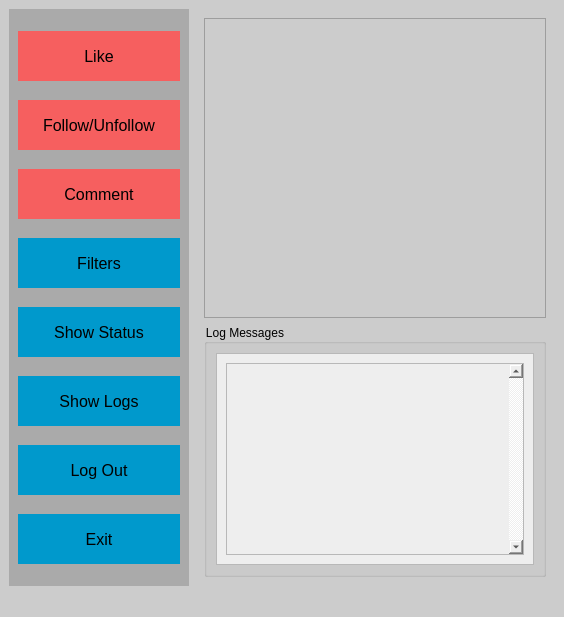
<?xml version="1.0" encoding="UTF-8"?>
<ui version="4.0">
    <class>MainWindow</class>
    <widget class="QMainWindow" name="MainWindow">
        <property name="geometry">
            <rect>
                <x>0</x>
                <y>0</y>
                <width>564</width>
                <height>524</height>
            </rect>
        </property>
        <property name="sizePolicy">
            <sizepolicy hsizetype="Preferred" vsizetype="Preferred">
                <horstretch>0</horstretch>
                <verstretch>0</verstretch>
            </sizepolicy>
        </property>
        <property name="maximumSize">
            <size>
                <width>1000</width>
                <height>605</height>
            </size>
        </property>
        <property name="windowTitle">
            <string>MainWindow</string>
        </property>
        <property name="styleSheet">
            <string notr="true">background-color:#cccccc</string>
        </property>
        <widget class="QWidget" name="centralwidget">
            <property name="sizePolicy">
                <sizepolicy hsizetype="Fixed" vsizetype="Fixed">
                    <horstretch>0</horstretch>
                    <verstretch>0</verstretch>
                </sizepolicy>
            </property>
            <layout class="QHBoxLayout" name="horizontalLayout">
                <item>
                    <widget class="QWidget" name="navigation" native="true">
                        <property name="sizePolicy">
                            <sizepolicy hsizetype="Minimum" vsizetype="Minimum">
                                <horstretch>1</horstretch>
                                <verstretch>0</verstretch>
                            </sizepolicy>
                        </property>
                        <property name="minimumSize">
                            <size>
                                <width>180</width>
                                <height>0</height>
                            </size>
                        </property>
                        <property name="styleSheet">
                            <string notr="true">background-color:#aaaaaa</string>
                        </property>
                        <layout class="QVBoxLayout" name="verticalLayout">
                            <item>
                                <widget class="QPushButton" name="like">
                                    <property name="minimumSize">
                                        <size>
                                            <width>0</width>
                                            <height>50</height>
                                        </size>
                                    </property>
                                    <property name="font">
                                        <font>
                                            <pointsize>12</pointsize>
                                        </font>
                                    </property>
                                    <property name="focusPolicy">
                                        <enum>Qt::NoFocus</enum>
                                    </property>
                                    <property name="styleSheet">
                                        <string notr="true">border:none;background-color:#F65F5F</string>
                                    </property>
                                    <property name="text">
                                        <string>Like</string>
                                    </property>
                                </widget>
                            </item>
                            <item>
                                <widget class="QPushButton" name="follow">
                                    <property name="minimumSize">
                                        <size>
                                            <width>0</width>
                                            <height>50</height>
                                        </size>
                                    </property>
                                    <property name="font">
                                        <font>
                                            <pointsize>12</pointsize>
                                        </font>
                                    </property>
                                    <property name="focusPolicy">
                                        <enum>Qt::NoFocus</enum>
                                    </property>
                                    <property name="styleSheet">
                                        <string notr="true">border:none;background-color:#F65F5F</string>
                                    </property>
                                    <property name="text">
                                        <string>Follow/Unfollow</string>
                                    </property>
                                </widget>
                            </item>
                            <item>
                                <widget class="QPushButton" name="comment">
                                    <property name="minimumSize">
                                        <size>
                                            <width>0</width>
                                            <height>50</height>
                                        </size>
                                    </property>
                                    <property name="font">
                                        <font>
                                            <pointsize>12</pointsize>
                                        </font>
                                    </property>
                                    <property name="focusPolicy">
                                        <enum>Qt::NoFocus</enum>
                                    </property>
                                    <property name="styleSheet">
                                        <string notr="true">border:none;background-color:#F65F5F</string>
                                    </property>
                                    <property name="text">
                                        <string>Comment</string>
                                    </property>
                                </widget>
                            </item>
                            <item>
                                <widget class="QPushButton" name="filter">
                                    <property name="minimumSize">
                                        <size>
                                            <width>0</width>
                                            <height>50</height>
                                        </size>
                                    </property>
                                    <property name="font">
                                        <font>
                                            <pointsize>12</pointsize>
                                        </font>
                                    </property>
                                    <property name="focusPolicy">
                                        <enum>Qt::NoFocus</enum>
                                    </property>
                                    <property name="styleSheet">
                                        <string notr="true">border:none;background-color:#0099cc</string>
                                    </property>
                                    <property name="text">
                                        <string>Filters</string>
                                    </property>
                                </widget>
                            </item>
                            <item>
                                <widget class="QPushButton" name="status">
                                    <property name="minimumSize">
                                        <size>
                                            <width>0</width>
                                            <height>50</height>
                                        </size>
                                    </property>
                                    <property name="font">
                                        <font>
                                            <pointsize>12</pointsize>
                                        </font>
                                    </property>
                                    <property name="focusPolicy">
                                        <enum>Qt::NoFocus</enum>
                                    </property>
                                    <property name="styleSheet">
                                        <string notr="true">border:none;background-color:#0099cc</string>
                                    </property>
                                    <property name="text">
                                        <string>Show Status</string>
                                    </property>
                                </widget>
                            </item>
                            <item>
                                <widget class="QPushButton" name="log">
                                    <property name="minimumSize">
                                        <size>
                                            <width>0</width>
                                            <height>50</height>
                                        </size>
                                    </property>
                                    <property name="font">
                                        <font>
                                            <pointsize>12</pointsize>
                                        </font>
                                    </property>
                                    <property name="focusPolicy">
                                        <enum>Qt::NoFocus</enum>
                                    </property>
                                    <property name="styleSheet">
                                        <string notr="true">border:none;background-color:#0099cc</string>
                                    </property>
                                    <property name="text">
                                        <string>Show Logs</string>
                                    </property>
                                </widget>
                            </item>
                            <item>
                                <widget class="QPushButton" name="logout">
                                    <property name="minimumSize">
                                        <size>
                                            <width>0</width>
                                            <height>50</height>
                                        </size>
                                    </property>
                                    <property name="font">
                                        <font>
                                            <pointsize>12</pointsize>
                                        </font>
                                    </property>
                                    <property name="focusPolicy">
                                        <enum>Qt::NoFocus</enum>
                                    </property>
                                    <property name="styleSheet">
                                        <string notr="true">border:none;background-color:#0099cc</string>
                                    </property>
                                    <property name="text">
                                        <string>Log Out</string>
                                    </property>
                                </widget>
                            </item>
                            <item>
                                <widget class="QPushButton" name="exit">
                                    <property name="minimumSize">
                                        <size>
                                            <width>0</width>
                                            <height>50</height>
                                        </size>
                                    </property>
                                    <property name="font">
                                        <font>
                                            <pointsize>12</pointsize>
                                        </font>
                                    </property>
                                    <property name="focusPolicy">
                                        <enum>Qt::NoFocus</enum>
                                    </property>
                                    <property name="styleSheet">
                                        <string notr="true">border:none;background-color:#0099cc</string>
                                    </property>
                                    <property name="text">
                                        <string>Exit</string>
                                    </property>
                                </widget>
                            </item>
                        </layout>
                    </widget>
                </item>
                <item>
                    <widget class="QWidget" name="display_area" native="true">
                        <property name="sizePolicy">
                            <sizepolicy hsizetype="Minimum" vsizetype="Minimum">
                                <horstretch>20</horstretch>
                                <verstretch>0</verstretch>
                            </sizepolicy>
                        </property>
                        <layout class="QVBoxLayout" name="verticalLayout_2">
                            <property name="sizeConstraint">
                                <enum>QLayout::SetDefaultConstraint</enum>
                            </property>
                            <item>
                                <widget class="QStackedWidget" name="display">
                                    <property name="sizePolicy">
                                        <sizepolicy hsizetype="Expanding" vsizetype="Preferred">
                                            <horstretch>0</horstretch>
                                            <verstretch>0</verstretch>
                                        </sizepolicy>
                                    </property>
                                    <property name="minimumSize">
                                        <size>
                                            <width>0</width>
                                            <height>300</height>
                                        </size>
                                    </property>
                                    <property name="maximumSize">
                                        <size>
                                            <width>16777215</width>
                                            <height>300</height>
                                        </size>
                                    </property>
                                    <property name="layoutDirection">
                                        <enum>Qt::LeftToRight</enum>
                                    </property>
                                    <property name="frameShape">
                                        <enum>QFrame::StyledPanel</enum>
                                    </property>
                                    <widget class="QWidget" name="stackArea">
                                        <property name="sizePolicy">
                                            <sizepolicy hsizetype="Minimum" vsizetype="Minimum">
                                                <horstretch>0</horstretch>
                                                <verstretch>0</verstretch>
                                            </sizepolicy>
                                        </property>
                                        <property name="maximumSize">
                                            <size>
                                                <width>16777215</width>
                                                <height>16777215</height>
                                            </size>
                                        </property>
                                        <layout class="QGridLayout" name="gridLayout_2">
                                            <item row="0" column="0">
                                                <widget class="QFrame" name="loginArea">
                                                    <property name="sizePolicy">
                                                        <sizepolicy hsizetype="Fixed" vsizetype="Fixed">
                                                            <horstretch>0</horstretch>
                                                            <verstretch>0</verstretch>
                                                        </sizepolicy>
                                                    </property>
                                                    <property name="maximumSize">
                                                        <size>
                                                            <width>16777215</width>
                                                            <height>16777215</height>
                                                        </size>
                                                    </property>
                                                    <property name="frameShape">
                                                        <enum>QFrame::StyledPanel</enum>
                                                    </property>
                                                    <property name="frameShadow">
                                                        <enum>QFrame::Raised</enum>
                                                    </property>
                                                </widget>
                                            </item>
                                        </layout>
                                    </widget>
                                </widget>
                            </item>
                            <item>
                                <widget class="QGroupBox" name="groupBox">
                                    <property name="title">
                                        <string>Log Messages</string>
                                    </property>
                                    <layout class="QHBoxLayout" name="horizontalLayout_2">
                                        <item>
                                            <widget class="QScrollArea" name="scrollArea">
                                                <property name="sizePolicy">
                                                    <sizepolicy hsizetype="Expanding" vsizetype="Minimum">
                                                        <horstretch>0</horstretch>
                                                        <verstretch>0</verstretch>
                                                    </sizepolicy>
                                                </property>
                                                <property name="focusPolicy">
                                                    <enum>Qt::NoFocus</enum>
                                                </property>
                                                <property name="styleSheet">
                                                    <string notr="true">background-color:#eeeeee;</string>
                                                </property>
                                                <property name="widgetResizable">
                                                    <bool>true</bool>
                                                </property>
                                                <widget class="QWidget" name="mainWidget">
                                                    <property name="geometry">
                                                        <rect>
                                                            <x>0</x>
                                                            <y>0</y>
                                                            <width>314</width>
                                                            <height>180</height>
                                                        </rect>
                                                    </property>
                                                    <property name="sizePolicy">
                                                        <sizepolicy hsizetype="Expanding" vsizetype="Expanding">
                                                            <horstretch>0</horstretch>
                                                            <verstretch>0</verstretch>
                                                        </sizepolicy>
                                                    </property>
                                                    <layout class="QVBoxLayout" name="verticalLayout_3">
                                                        <item>
                                                            <widget class="QPlainTextEdit" name="logBrowser">
                                                                <property name="enabled">
                                                                    <bool>true</bool>
                                                                </property>
                                                                <property name="sizePolicy">
                                                                    <sizepolicy hsizetype="Expanding"
                                                                                vsizetype="Expanding">
                                                                        <horstretch>0</horstretch>
                                                                        <verstretch>0</verstretch>
                                                                    </sizepolicy>
                                                                </property>
                                                                <property name="minimumSize">
                                                                    <size>
                                                                        <width>0</width>
                                                                        <height>0</height>
                                                                    </size>
                                                                </property>
                                                                <property name="styleSheet">
                                                                    <string notr="true">vertical-align:bottom;</string>
                                                                </property>
                                                                <property name="verticalScrollBarPolicy">
                                                                    <enum>Qt::ScrollBarAlwaysOn</enum>
                                                                </property>
                                                                <property name="readOnly">
                                                                    <bool>true</bool>
                                                                </property>
                                                            </widget>
                                                        </item>
                                                    </layout>
                                                </widget>
                                            </widget>
                                        </item>
                                    </layout>
                                </widget>
                            </item>
                        </layout>
                    </widget>
                </item>
            </layout>
        </widget>
        <widget class="QMenuBar" name="menubar">
            <property name="geometry">
                <rect>
                    <x>0</x>
                    <y>0</y>
                    <width>564</width>
                    <height>24</height>
                </rect>
            </property>
        </widget>
        <widget class="QStatusBar" name="statusbar"/>
    </widget>
    <resources/>
    <connections>
        <connection>
            <sender>exit</sender>
            <signal>clicked()</signal>
            <receiver>MainWindow</receiver>
            <slot>close()</slot>
            <hints>
                <hint type="sourcelabel">
                    <x>98</x>
                    <y>522</y>
                </hint>
                <hint type="destinationlabel">
                    <x>281</x>
                    <y>299</y>
                </hint>
            </hints>
        </connection>
    </connections>
</ui>
